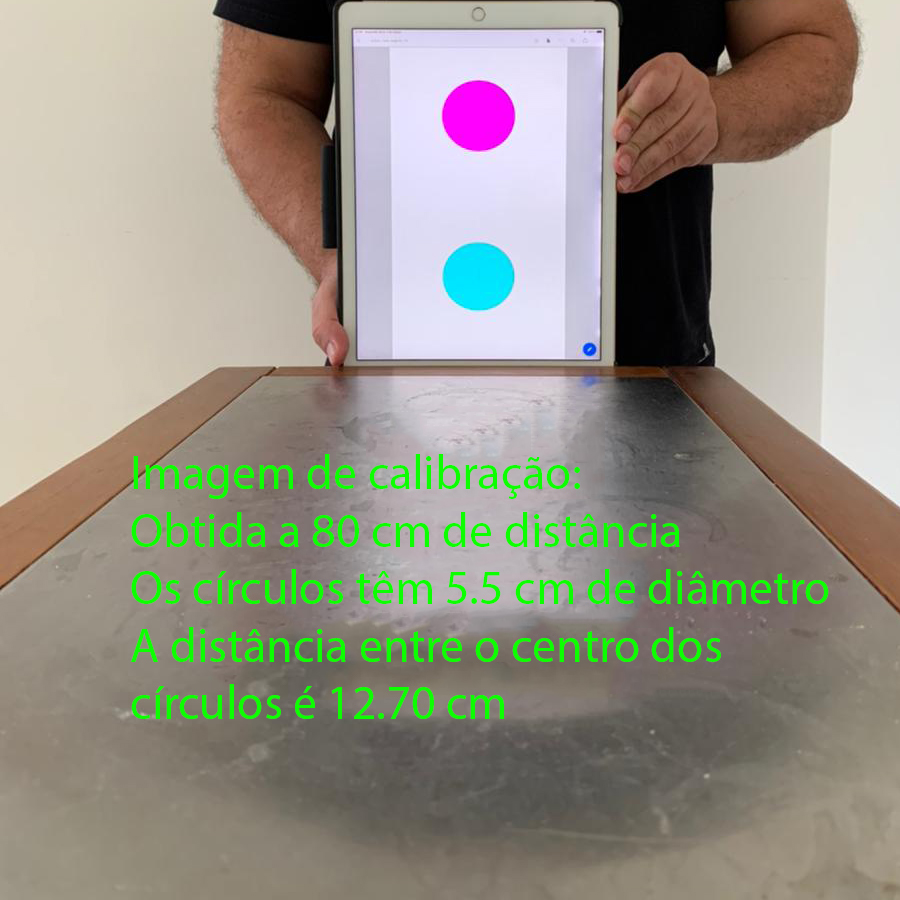
#> input picture aula02/img/calib01.jpg, 900 x 900 px, found by its file name
$ jupyter execute --allow-errors Atividade2.ipynb
#> lines starting #> are read from the running program, lines starting #| are printed output that depends on the picture; after the words box and inside, x2 and y2 are one past the last pixel; in counts of white or black regions, pixels touching at a corner belong together
### aula02/fotogrametria.py
#!/usr/bin/python
# -*- coding: utf-8 -*-

# Este NÃO é um programa ROS

from __future__ import print_function, division

import cv2
import os,sys, os.path
import numpy as np
import math

def encontrar_foco(D,H,h):
    """Não mude ou renomeie esta função
        deve receber respectivamente a distancia real, o a distancia real entre os circulos e a distancia na image entre os circulos e deve retornar o foco
    """

    return None

def segmenta_circulo_ciano(hsv):
    """Não mude ou renomeie esta função
        deve receber uma imagem em hsv e devolver uma nova imagem com tudo em preto e os pixels do circulos ciano em branco
    """

    return None

def segmenta_circulo_magenta(hsv):
    """Não mude ou renomeie esta função
        deve receber uma imagem em hsv e devolver uma nova imagem com tudo em preto e os pixels do circulos magenta em branco
    """

    return None

def encontrar_maior_contorno(segmentado):
    """Não mude ou renomeie esta função
        deve receber uma imagem preta e branca e retornar APENAS o maior contorno obtido
    """

    return None

def encontrar_centro_contorno(contornos):
    """Não mude ou renomeie esta função
        deve receber um contorno e retornar o centro dele, formato: (XX, YY)
    """

    return (None, None)

def calcular_h(centro_ciano, centro_magenta):
    """Não mude ou renomeie esta função
        deve receber dois pontos e retornar a distancia absoluta entre eles
    """

    return None

def encontrar_distancia(f,H,h):
    """Não mude ou renomeie esta função
        deve receber respectivamente o foco a distancia real entre os circulos e a distancia na image entre os circulos e retornar a distancia real
    """

    return None

def calcular_distancia_entre_circulos(img):
    """Não mude ou renomeie esta função
        deve utilizar as funções acima para retornar a disntacia entre os circulos, o centro_ciano, o centro_magenta e a imagem com os contornos desenhados
    """

    return None, None, None, None

def calcular_angulo_com_horinzontal_da_imagem(centro_ciano, centro_magenta):
    """Não mude ou renomeie esta função
        deve calcular o angulo, em radiano, entre o vetor formato com os centros do circulos e a horizontal.
        Retornar o angulo em graos
    """

    return None

### aula02/Atividade2.ipynb
# Atividade 2 - Visão Computacional

[cell 1]
import cv2
import matplotlib.pyplot as plt
import fotogrametria

#> (the rest of this cell did not finish here and is left out)

**Deadline: 15/03**

O entregável de toda esta atividade vai ser um código-fonte em *Python*.

Vocês *devem* fazer vídeos demonstrando o resultado e a postar (pode ser privadamente) no YouTube.  Para quem usar Linux o atalho para gravar é Ctrl + Alt + Shift + R

Você pode entregar enviando o código para o Github e postando o vídeo *ou* mostrando ao vivo aos professores

**Não programe no Jupyter** - use um programa Python

Esta entrega vai ser via questionários no Blackboard, em que os links dos vídeos serão entregues. O código deve ir via Github classroom mas não haverá validador automático desta vez

Você deve ter uma folha com o padrão anexo.
*Dica:* Se não tiver, é possível fazer também com um tablet ou *smartphone*


## Parte 1 - calibração

Ouça a explicação do professor sobre o modelo de câmera *pinhole*  e desenhe a medida $f$ que separa o plano focal da pupila da câmera

Modifique a função `encontrar_foco` do arquivo [fotogrametria.py](fotogrametria.py) para calcular o foco, teste sua função com a celula abaixo

[cell 2]
f = fotogrametria.encontrar_foco(80,12.70,100)

print(f)
# Saida Esperada:
# 629.9212598425197

## Parte 2
### Segmentar os Circulos
Modifique a função `segmenta_circulo_ciano` e `segmenta_circulo_magenta` do arquivo [fotogrametria.py](fotogrametria.py) para segmentar os circulos cianos e magenta

[cell 3]
img = cv2.imread("calib01.jpg")
#> img is the input picture: shape (900, 900, 3); mean B, G, R 133.4, 146.4, 149.6
hsv = cv2.cvtColor(img, cv2.COLOR_BGR2HSV)
#> hsv: shape (900, 900, 3); mean H, S, V 41.8, 49.6, 159.8

segmentado_ciano = fotogrametria.segmenta_circulo_ciano(hsv)
segmentado_magenta = fotogrametria.segmenta_circulo_magenta(hsv)

f, ax = plt.subplots(1, 3, figsize=(16,6))

ax[0].imshow(cv2.cvtColor(img, cv2.COLOR_BGR2RGB))
#> (the rest of this cell did not finish here and is left out)

## Parte 3
### Encontrar os maior contorno para cada um dos Circulos
Modifique a função `encontrar_maior_contorno` do arquivo [fotogrametria.py](fotogrametria.py) para calcular apenas o maior contorno do circulo ciano e o maior contorno do circulo magenta.

[cell 4]
# Desenhar os Contornos
    # Ciano
ccontorno_ciano = fotogrametria.encontrar_maior_contorno(segmentado_ciano)

contornos_img = img.copy()
cv2.drawContours(contornos_img, [ccontorno_ciano], -1, [0, 0, 255], 3)

    # Magenta
contorno_magenta = fotogrametria.encontrar_maior_contorno(segmentado_magenta)

cv2.drawContours(contornos_img, [contorno_magenta], -1, [255, 0, 0], 3)

plt.axis('off')
plt.imshow(cv2.cvtColor(contornos_img, cv2.COLOR_BGR2RGB))

# Saida Esperada:
# Uma imagem com o um contorno desenhado em ambos os circulos (Circulo vemermelho no ciano e azul no magenta)

## Parte 4

### Com os contornos, calcular o centro dos circulos
Modifique a função `encontrar_centro_contorno` do arquivo [fotogrametria.py](fotogrametria.py) para calcular a posição, em pixel, do centro de cada circulo.

[cell 5]
# Encontrar Centro dos contornos

centro_ciano = fotogrametria.encontrar_centro_contorno(ccontorno_ciano)
centro_magenta = fotogrametria.encontrar_centro_contorno(contorno_magenta)

cv2.line(contornos_img, centro_ciano, centro_magenta, (0, 255, 0), thickness=3, lineType=8)
#> contornos_img: shape (900, 900, 3); under 0.01% of pixels changed, all inside (x1, y1, x2, y2) = (0, 0, 3, 3)

plt.axis('off')
plt.imshow(cv2.cvtColor(contornos_img, cv2.COLOR_BGR2RGB))

# Saida Esperada:
# Uma imagem uma linha no conectando o centros dos circulos

## Parte 5

### Calcular a distancia entre os circulos
Modifique a função `calcular_h` do arquivo [fotogrametria.py](fotogrametria.py) para calcular o valor da distancia vertical entre os circulos e com isso, calcular o foco da camera.

[cell 6]
h = fotogrametria.calcular_h(centro_ciano, centro_magenta)

print('Distancia entre os circulos = %s'%h)
#| Distancia entre os circulos = None
f = fotogrametria.encontrar_foco(80,12.70,h)

print('Distancia focal = %s'%f)
#| Distancia focal = None

# Saida Esperada:
# Distancia entre os circulos = 161
# Distancia focal = 1014.1732283464568

## Parte 6

### Calcular até a imagem
Agora, utilizando o foco encontrado e as funções para calcular a distancia dos circulos, modifique as funções `calcular_distancia_entre_circulos` e `encontrar_distancia` do arquivo [fotogrametria.py](fotogrametria.py) para calcular a distancia entre os circulos, e com o foco, a distancia, em cm, até a imagem.

[cell 7]
img_test = cv2.imread("test01.jpg")
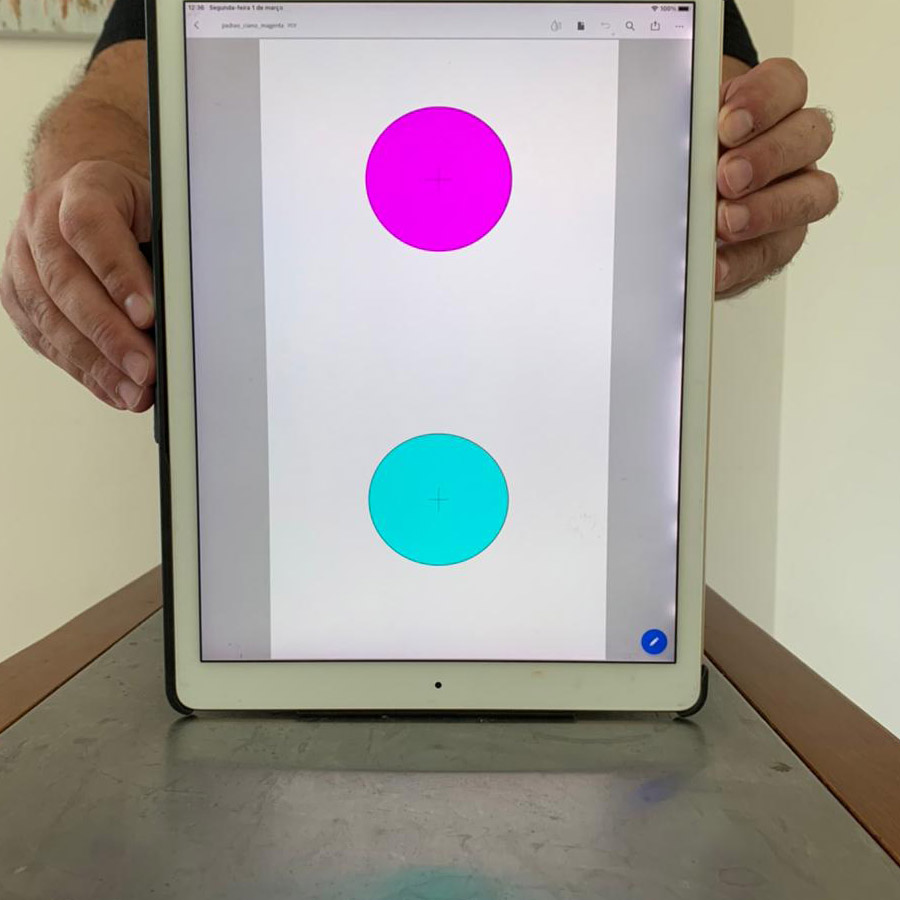
#> input picture aula02/img/test01.jpg, 900 x 900 px, found by its file name
#> img_test is the input picture: shape (900, 900, 3); mean B, G, R 151.2, 156.6, 162.8

h, centro_ciano, centro_magenta, contornos_img = fotogrametria.calcular_distancia_entre_circulos(img_test)
d = fotogrametria.encontrar_distancia(f,12.70,h)

print('Distancia ate a imagem = %s'%d)
#| Distancia ate a imagem = None

# Saida Esperada:
# Distancia ate a imagem = 40.124610591900314

## Parte 7

### Calcular angulo
Modifique a função `calcular_angulo_com_horinzontal_da_imagem` do arquivo [fotogrametria.py](fotogrametria.py) para calcular o angulo dos circulos com relação a horizontal da imagem

[cell 8]
img_test = cv2.imread("angulo04.jpg")
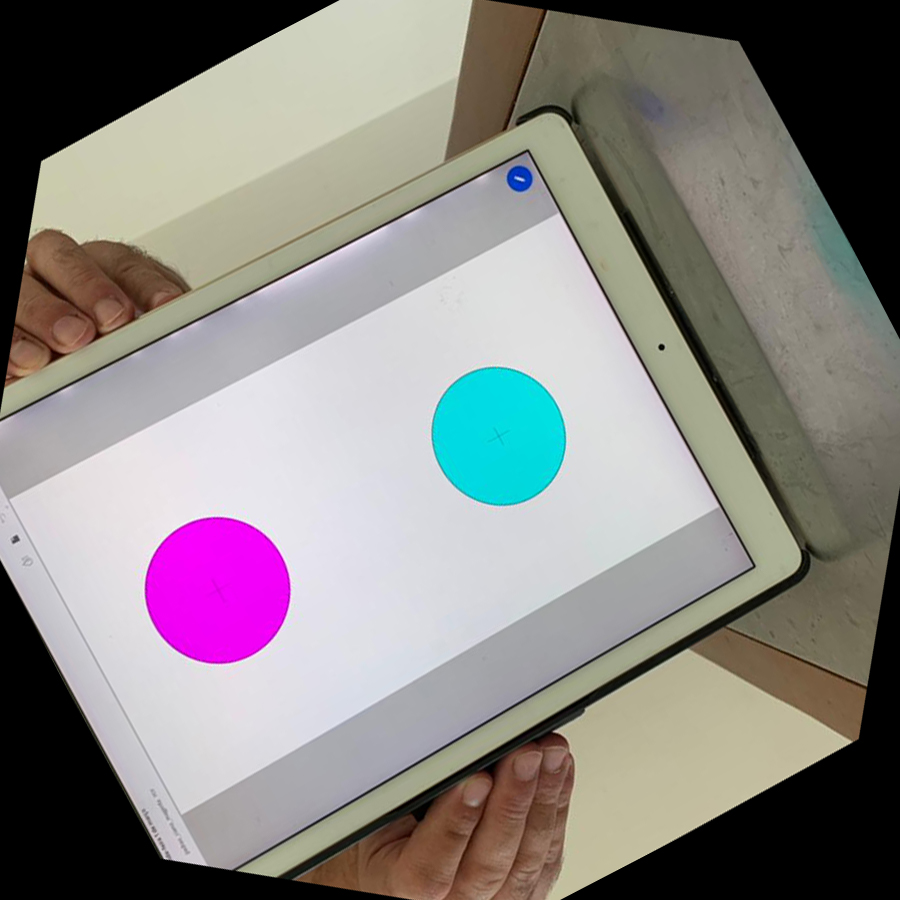
#> input picture aula02/img/angulo04.jpg, 900 x 900 px, found by its file name
#> img_test is the input picture: shape (900, 900, 3); mean B, G, R 132.6, 134.2, 138.4

h, centro_ciano, centro_magenta, contornos_img = fotogrametria.calcular_distancia_entre_circulos(img_test)
d = fotogrametria.encontrar_distancia(f,12.70,h)

angulo = fotogrametria.calcular_angulo_com_horinzontal_da_imagem(centro_ciano, centro_magenta)

print('Angulo de %s graos'%angulo)
#| Angulo de None graos

# Saida Esperada:
# angulo01.jpg: Angulo de 90.0 graos
# angulo02.jpg: Angulo de 141.98362315755637 graos
# angulo03.jpg: Angulo de 178.92917554521327 graos
# angulo04.jpg: Angulo de 28.72462296098617 graos
